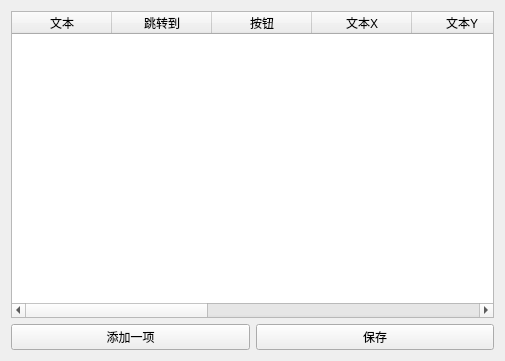
<?xml version="1.0" encoding="UTF-8"?>
<ui version="4.0">
 <class>ChoiceList</class>
 <widget class="QWidget" name="ChoiceList">
  <property name="geometry">
   <rect>
    <x>0</x>
    <y>0</y>
    <width>505</width>
    <height>361</height>
   </rect>
  </property>
  <property name="windowTitle">
   <string>Form</string>
  </property>
  <layout class="QGridLayout" name="gridLayout">
   <item row="1" column="1">
    <widget class="QPushButton" name="pushButton">
     <property name="text">
      <string>保存</string>
     </property>
    </widget>
   </item>
   <item row="1" column="0">
    <widget class="QPushButton" name="btnAdd">
     <property name="text">
      <string>添加一项</string>
     </property>
    </widget>
   </item>
   <item row="0" column="0" colspan="2">
    <widget class="QTableWidget" name="tableWidget">
     <property name="alternatingRowColors">
      <bool>false</bool>
     </property>
     <property name="selectionMode">
      <enum>QAbstractItemView::ExtendedSelection</enum>
     </property>
     <column>
      <property name="text">
       <string>文本</string>
      </property>
     </column>
     <column>
      <property name="text">
       <string>跳转到</string>
      </property>
     </column>
     <column>
      <property name="text">
       <string>按钮</string>
      </property>
     </column>
     <column>
      <property name="text">
       <string>文本X</string>
      </property>
     </column>
     <column>
      <property name="text">
       <string>文本Y</string>
      </property>
     </column>
     <column>
      <property name="text">
       <string>文本W</string>
      </property>
     </column>
     <column>
      <property name="text">
       <string>文本H</string>
      </property>
     </column>
     <column>
      <property name="text">
       <string>文本字号增减</string>
      </property>
     </column>
     <column>
      <property name="text">
       <string>某章结束后显示</string>
      </property>
     </column>
     <column>
      <property name="text">
       <string/>
      </property>
     </column>
    </widget>
   </item>
  </layout>
 </widget>
 <resources/>
 <connections/>
</ui>
